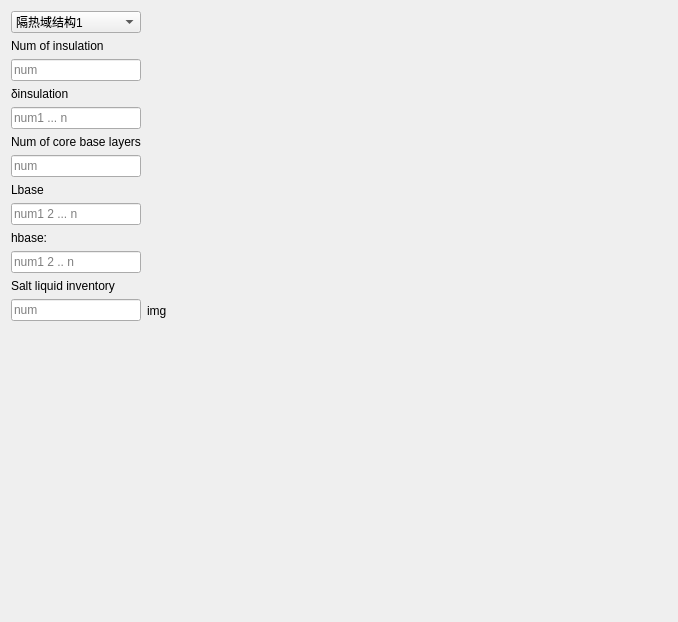
          <widget class="QWidget" name="page_insulation2base_par">
           <attribute name="title">
            <string>隔热域</string>
           </attribute>
           <layout class="QHBoxLayout" name="horizontalLayout_16" stretch="1,3">
            <item>
             <layout class="QVBoxLayout" name="verticalLayout_10">
              <item>
               <widget class="QComboBox" name="box_geo">
                <property name="sizePolicy">
                 <sizepolicy hsizetype="Minimum" vsizetype="Fixed">
                  <horstretch>0</horstretch>
                  <verstretch>0</verstretch>
                 </sizepolicy>
                </property>
                <item>
                 <property name="text">
                  <string>隔热域结构1</string>
                 </property>
                </item>
                <item>
                 <property name="text">
                  <string>隔热域结构2</string>
                 </property>
                </item>
               </widget>
              </item>
              <item>
               <widget class="QLabel" name="label_insulation2base_5">
                <property name="text">
                 <string>Num of insulation</string>
                </property>
               </widget>
              </item>
              <item>
               <widget class="QLineEdit" name="line_insulationnum">
                <property name="text">
                 <string/>
                </property>
                <property name="placeholderText">
                 <string>num</string>
                </property>
               </widget>
              </item>
              <item>
               <widget class="QLabel" name="label_insulation2base">
                <property name="text">
                 <string>δinsulation</string>
                </property>
               </widget>
              </item>
              <item>
               <widget class="QLineEdit" name="line_thickinsulation">
                <property name="text">
                 <string/>
                </property>
                <property name="placeholderText">
                 <string>num1 ... n</string>
                </property>
               </widget>
              </item>
              <item>
               <widget class="QLabel" name="label_insulation2base_4">
                <property name="text">
                 <string>Num of core base layers</string>
                </property>
               </widget>
              </item>
              <item>
               <widget class="QLineEdit" name="line_basecorenum">
                <property name="text">
                 <string/>
                </property>
                <property name="placeholderText">
                 <string>num</string>
                </property>
               </widget>
              </item>
              <item>
               <widget class="QLabel" name="label_insulation2base_2">
                <property name="text">
                 <string>Lbase</string>
                </property>
               </widget>
              </item>
              <item>
               <widget class="QLineEdit" name="line_Lbase">
                <property name="text">
                 <string/>
                </property>
                <property name="placeholderText">
                 <string>num1 2 ... n</string>
                </property>
               </widget>
              </item>
              <item>
               <widget class="QLabel" name="label_insulation2base_3">
                <property name="text">
                 <string>hbase:</string>
                </property>
               </widget>
              </item>
              <item>
               <widget class="QLineEdit" name="line_hbase">
                <property name="text">
                 <string/>
                </property>
                <property name="placeholderText">
                 <string>num1 2 .. n</string>
                </property>
               </widget>
              </item>
              <item>
               <widget class="QLabel" name="label_insulation2base_6">
                <property name="text">
                 <string>Salt liquid inventory</string>
                </property>
               </widget>
              </item>
              <item>
               <widget class="QLineEdit" name="line_inventory">
                <property name="text">
                 <string/>
                </property>
                <property name="placeholderText">
                 <string>num</string>
                </property>
               </widget>
              </item>
              <item>
               <spacer name="verticalSpacer">
                <property name="orientation">
                 <enum>Qt::Vertical</enum>
                </property>
                <property name="sizeHint" stdset="0">
                 <size>
                  <width>20</width>
                  <height>40</height>
                 </size>
                </property>
               </spacer>
              </item>
             </layout>
            </item>
            <item>
             <widget class="QLabel" name="label_img_insulation2base">
              <property name="sizePolicy">
               <sizepolicy hsizetype="Preferred" vsizetype="Preferred">
                <horstretch>0</horstretch>
                <verstretch>0</verstretch>
               </sizepolicy>
              </property>
              <property name="minimumSize">
               <size>
                <width>520</width>
                <height>600</height>
               </size>
              </property>
              <property name="text">
               <string>img</string>
              </property>
             </widget>
            </item>
           </layout>
          </widget>
